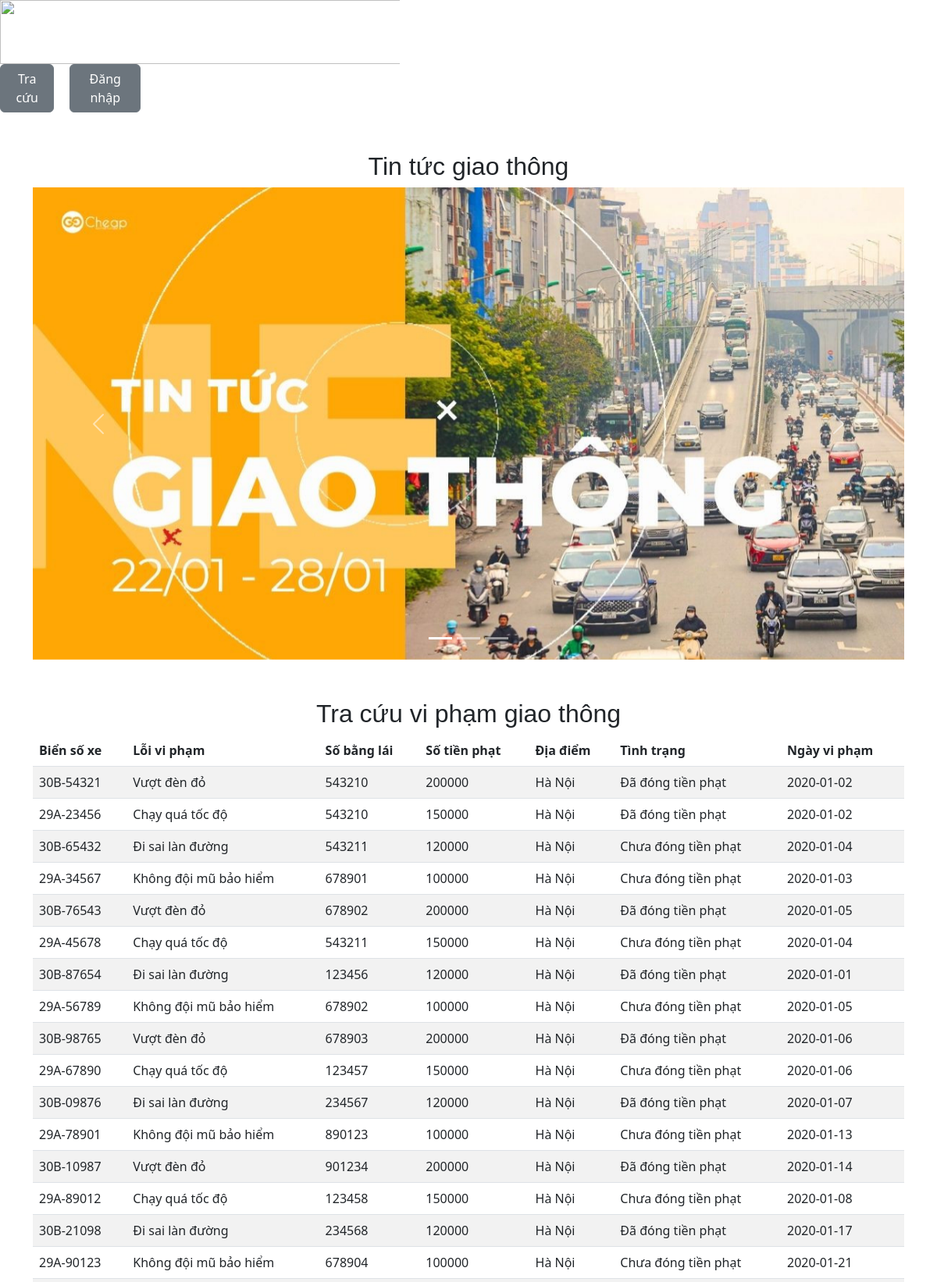
The page / (upper part) on the database its author committed.
### tables this page shows
CREATE TABLE `traffic_reports` (
  `report_id` int(11) NOT NULL,
  `license_plate` varchar(20) NOT NULL,
  `license_number` varchar(20) NOT NULL,
  `report_date` date NOT NULL,
  `violation_type` varchar(100) NOT NULL,
  `location` varchar(255) NOT NULL,
  `fine` int(11) NOT NULL,
  `notes` text DEFAULT NULL,
  `is_payment_done` tinyint(1) DEFAULT 0
);

### index.php (the view, shortened to what this page needs)
<?php
require_once 'db.php';
$query = "SELECT * FROM traffic_reports";
$result = mysqli_query($con, $query);
?>
<!DOCTYPE html>
<html lang="en">
<head>
    <link href="assets/vendor/bootstrap/css/bootstrap.min.css" rel="stylesheet">
    <link href="assets/vendor/bootstrap-icons/bootstrap-icons.css" rel="stylesheet">
    <link href="assets/vendor/boxicons/css/boxicons.min.css" rel="stylesheet">
    <link href="assets/vendor/quill/quill.snow.css" rel="stylesheet">
    <link href="assets/vendor/quill/quill.bubble.css" rel="stylesheet">
    <link href="assets/vendor/remixicon/remixicon.css" rel="stylesheet">
    <link href="assets/vendor/simple-datatables/style.css" rel="stylesheet">
    <link href="assets/css/style.css" rel="stylesheet">
    <link href="https://stackpath.bootstrapcdn.com/bootstrap/5.3.0/css/bootstrap.min.css" rel="stylesheet">
</head>
<body>
    <div class="row" style="background-color: #fff;">
        <img class="col-5" style="width: 536px; height: 82px;"
            src="https://dichvucong.gov.vn/p/home/theme/img/header/logo.png" />
        <div class="col-6">
        </div>
        <div class="d-flex align-items-center full-height col-2">
            <button id="scrollButton" style="margin-right: 20px;" type="button" class="btn btn-secondary">Tra cứu</button>
            <button id="loginButton" type="button" class="btn btn-secondary">Đăng nhập</button>
        </div>
    </div>
    <div class="container">
        <h2 style="margin-top: 50px;" class="text-center">Tin tức giao thông</h2>
        <div style="margin-top=20px;" id="carouselExampleCaptions" class="carousel slide" data-bs-ride="carousel">
            <div class="carousel-indicators">
                <button type="button" data-bs-target="#carouselExampleCaptions" data-bs-slide-to="0" class="active"
                    aria-current="true" aria-label="Slide 1"></button>
                <button type="button" data-bs-target="#carouselExampleCaptions" data-bs-slide-to="1"
                    aria-label="Slide 2"></button>
                <button type="button" data-bs-target="#carouselExampleCaptions" data-bs-slide-to="2"
                    aria-label="Slide 3"></button>
            </div>
            <div class="carousel-inner">
                <div class="carousel-item active">
                    <img src="assets\img\tingiaothong1.jpg" class="d-block w-100" alt="Image 1">
                </div>
            </div>
            <button class="carousel-control-prev" type="button" data-bs-target="#carouselExampleCaptions"
                data-bs-slide="prev">
                <span class="carousel-control-prev-icon" aria-hidden="true"></span>
            </button>
            <button class="carousel-control-next" type="button" data-bs-target="#carouselExampleCaptions"
                data-bs-slide="next">
                <span class="carousel-control-next-icon" aria-hidden="true"></span>
            </button>
        </div>
    </div>
    <div id="searchSection" class="container">
        <h2 style="margin-top: 50px;" class="text-center">Tra cứu vi phạm giao thông</h2>
        <table id="table-search" class="table table-striped datatable">
            <thead>
                <tr>
                    <th>Biển số xe</th>
                    <th>Lỗi vi phạm</th>
                    <th>
                        Số bằng lái
                    </th>
                    <th>Số tiền phạt</th>
                    <th>Địa điểm</th>
                    <th>Tình trạng</th>
                    <th data-type="date" data-format="YYYY/DD/MM">Ngày vi phạm</th>
                </tr>
            </thead>
            <tbody>
                <tr>
                    <?php
                    while ($row = mysqli_fetch_assoc($result)) {
                        ?>
                        <td><?php echo $row['license_plate']; ?></td>
                        <td><?php echo $row['violation_type']; ?></td>
                        <td><?php echo $row['license_number']; ?></td>
                        <td><?php echo $row['fine']; ?></td>
                        <td><?php echo $row['location']; ?></td>
                        <td>
                            <?php echo ($row['is_payment_done'] == 0) ? 'Chưa đóng tiền phạt' : 'Đã đóng tiền phạt'; ?>
                        </td>
                        <td><?php echo $row['report_date']; ?></td>
                    </tr>
                    <?php
                    }
                    ?>
            </tbody>
        </table>
    </div>
</body>
</html>

### assets/css/style.css (style rules this page uses)
:root { scroll-behavior: smooth; }
h1, h2, h3, h4, h5, h6 { font-family: "Nunito", sans-serif; }

### rows shown on the page
traffic_reports: license_plate "30B-54321", violation_type "Vượt đèn đỏ", license_number "543210", fine "200000", location "Hà Nội", is_payment_done "Đã đóng tiền phạt", report_date "2020-01-02"
traffic_reports: license_plate "29A-23456", violation_type "Chạy quá tốc độ", license_number "543210", fine "150000", location "Hà Nội", is_payment_done "Đã đóng tiền phạt", report_date "2020-01-02"
traffic_reports: license_plate "30B-65432", violation_type "Đi sai làn đường", license_number "543211", fine "120000", location "Hà Nội", is_payment_done "Chưa đóng tiền phạt", report_date "2020-01-04"
traffic_reports: license_plate "29A-34567", violation_type "Không đội mũ bảo hiểm", license_number "678901", fine "100000", location "Hà Nội", is_payment_done "Chưa đóng tiền phạt", report_date "2020-01-03"
traffic_reports: license_plate "30B-76543", violation_type "Vượt đèn đỏ", license_number "678902", fine "200000", location "Hà Nội", is_payment_done "Đã đóng tiền phạt", report_date "2020-01-05"
traffic_reports: license_plate "29A-45678", violation_type "Chạy quá tốc độ", license_number "543211", fine "150000", location "Hà Nội", is_payment_done "Chưa đóng tiền phạt", report_date "2020-01-04"
traffic_reports: license_plate "30B-87654", violation_type "Đi sai làn đường", license_number "123456", fine "120000", location "Hà Nội", is_payment_done "Đã đóng tiền phạt", report_date "2020-01-01"
traffic_reports: license_plate "29A-56789", violation_type "Không đội mũ bảo hiểm", license_number "678902", fine "100000", location "Hà Nội", is_payment_done "Chưa đóng tiền phạt", report_date "2020-01-05"
traffic_reports: license_plate "30B-98765", violation_type "Vượt đèn đỏ", license_number "678903", fine "200000", location "Hà Nội", is_payment_done "Đã đóng tiền phạt", report_date "2020-01-06"
traffic_reports: license_plate "29A-67890", violation_type "Chạy quá tốc độ", license_number "123457", fine "150000", location "Hà Nội", is_payment_done "Chưa đóng tiền phạt", report_date "2020-01-06"
traffic_reports: license_plate "30B-09876", violation_type "Đi sai làn đường", license_number "234567", fine "120000", location "Hà Nội", is_payment_done "Đã đóng tiền phạt", report_date "2020-01-07"
traffic_reports: license_plate "29A-78901", violation_type "Không đội mũ bảo hiểm", license_number "890123", fine "100000", location "Hà Nội", is_payment_done "Chưa đóng tiền phạt", report_date "2020-01-13"
traffic_reports: license_plate "30B-10987", violation_type "Vượt đèn đỏ", license_number "901234", fine "200000", location "Hà Nội", is_payment_done "Đã đóng tiền phạt", report_date "2020-01-14"
traffic_reports: license_plate "29A-89012", violation_type "Chạy quá tốc độ", license_number "123458", fine "150000", location "Hà Nội", is_payment_done "Chưa đóng tiền phạt", report_date "2020-01-08"
traffic_reports: license_plate "30B-21098", violation_type "Đi sai làn đường", license_number "234568", fine "120000", location "Hà Nội", is_payment_done "Đã đóng tiền phạt", report_date "2020-01-17"
traffic_reports: license_plate "29A-90123", violation_type "Không đội mũ bảo hiểm", license_number "678904", fine "100000", location "Hà Nội", is_payment_done "Chưa đóng tiền phạt", report_date "2020-01-21"
